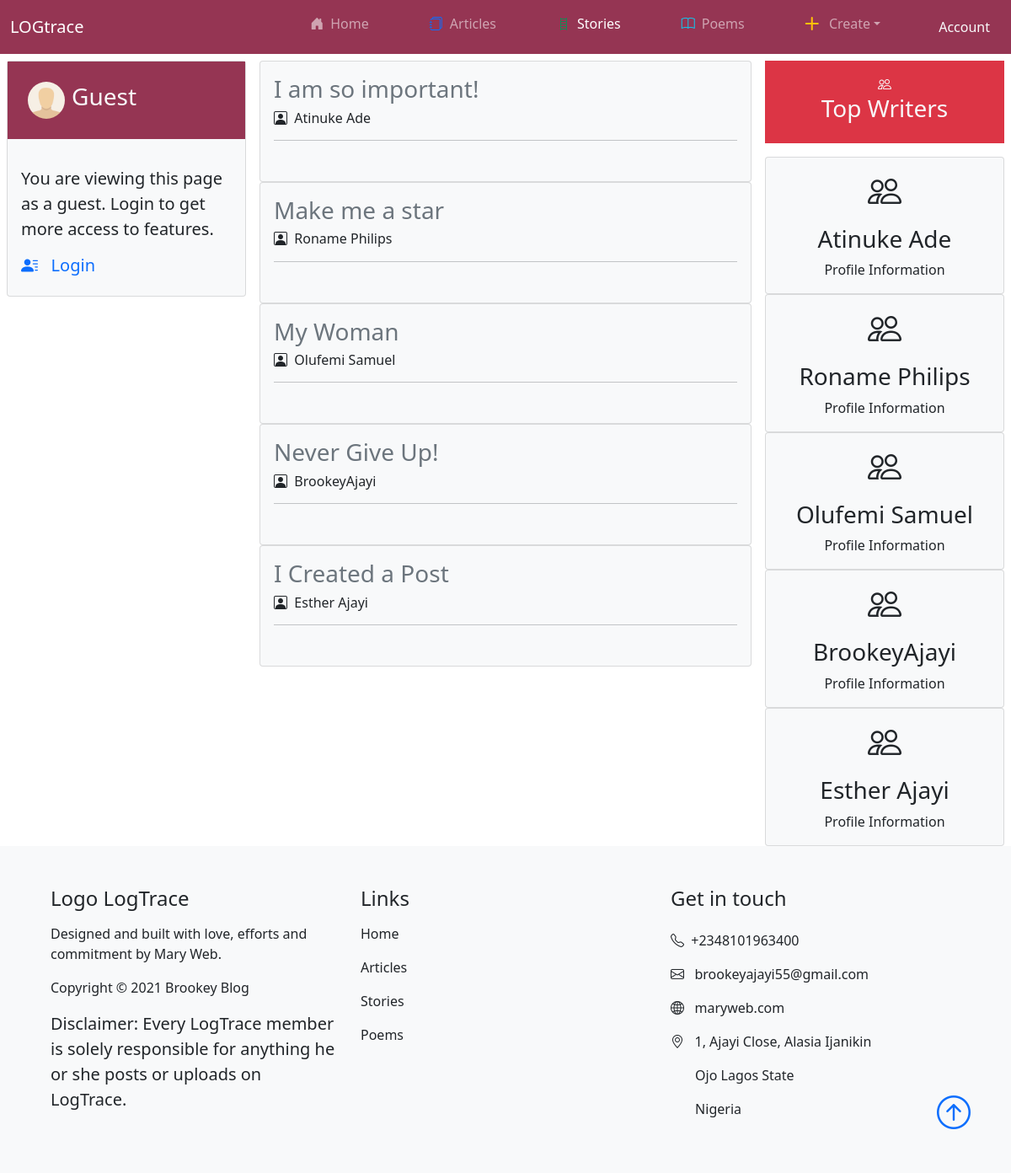
The page /stories.php on the database its author committed.
### tables this page shows
CREATE TABLE `blog` (
  `blog_id` int(10) UNSIGNED NOT NULL,
  `title` varchar(100) NOT NULL,
  `author` varchar(50) NOT NULL,
  `category` varchar(20) NOT NULL,
  `body` text NOT NULL,
  `created_by` int(11) NOT NULL,
  `img` varchar(400) DEFAULT NULL,
  `date_created` date NOT NULL,
  `time_created` time NOT NULL
);

### public/stories.php (the view, shortened to what this page needs)
<?php
include '../includes/db.php';
$fetch=$conn->prepare("SELECT * FROM blog WHERE category=2");
$fetch->execute();
$blogs=array();
while($row=$fetch->fetch(PDO::FETCH_BOTH)){
	$blogs[]=$row;
}
?>
<!DOCTYPE html>
<html lang="en" dir="ltr">
  <head>
    <link href="https://cdn.jsdelivr.net/npm/bootstrap@5.0.2/dist/css/bootstrap.min.css" rel="stylesheet">
    <link rel="stylesheet" href="https://cdn.jsdelivr.net/npm/bootstrap-icons@1.5.0/font/bootstrap-icons.css">
  </head>
  <body>
		<nav class="navbar navbar-expand-lg navbar-dark text-light fixed-top" style="background-color: #953553">
      <div class="container-fluid">
        <a class="navbar-brand" href="#">LOGtrace</a>
    <div class="collapse navbar-collapse" id="navbarSupportedContent">
      <ul class="navbar-nav px-4 ms-auto mb-3 mb-lg-2">
        <li class="nav-item px-4">
          <a class="nav-link" href="index.php"><i class="bi bi-house-door-fill px-2"></i>Home</a>
        </li>
        <li class="nav-item px-4">
          <a class="nav-link" href="articles.php"><i class="bi bi-journals px-2 text-primary"></i>Articles</a>
        </li>
        <li class="nav-item px-4">
          <a class="nav-link active" aria-current="page" href="stories.php"><i class="bi bi-ladder px-2 text-success"></i>Stories</a>
        </li>
        <li class="nav-item px-4">
          <a class="nav-link" href="poems.php"><i class="bi bi-book px-2 text-info"></i>Poems</a>
        </li>
        <li class="nav-item dropdown px-4">
          <a class="nav-link dropdown-toggle" href="#" id="navbarDropdown" role="button" data-bs-toggle="dropdown" aria-expanded="false">
          <i class="bi bi-plus-lg px-2 text-warning"></i>
          Create</a>
        </li>
      </ul>
			<li class="btn btn-white text-light btn-md gx-4" data-bs-toggle="modal" data-bs-target="#login">Account</li>
    </div>
  </div>
    </nav>
      <section class="ps-2 pe-2 mt-4 pt-5">
          <div class="row g-3">
						<div class="col-md-3">
              <?php
              if(isset($_SESSION['user_id'])){
                ?>
                <div class="card bg-light text-dark">
                  <div class="mb-3 p-3 d-flex text-light" style="background-color: #953553">
                    <img src="../images/dummy.jpg" width="60px" height="60px" class="rounded-circle p-2 justify-content-start" alt="">
                    <h3 id="user_name" class="align-self-center"><?= ucwords($_SESSION['name'])?></h3>
                  </div>
                  <div class="card-body">
                    <p class="lead card-text"><?php echo "Your Id is ".$_SESSION['user_id']?></p>
                    <h5><a href="profile.php?id=<?=$_SESSION['user_id']?>" class="text-decoration-none text_start"><i class="bi bi-person-lines-fill"></i>&nbsp;&nbsp; Profile</a></h5>
                  </div>
                </div>
                      <?php }else{ ?>
              <div class="card bg-light text-dark">
                <div class="mb-3 p-3 d-flex text-light" style="background-color: #953553">
                  <img src="../images/dummy.jpg" width="60px" height="60px" class="rounded-circle p-2 justify-content-start" alt="">
                  <h3 id="user_name" class="align-self-center">Guest</h3>
                </div>
                <div class="card-body">
                  <p class="lead card-text">You are viewing this page as a guest. Login to get more access to features.</p>
                  <h5><a href="login.php" class="text-decoration-none text_start"><i class="bi bi-person-lines-fill"></i>&nbsp;&nbsp; Login</a></h5>
                </div>
              </div>
                  <?php } ?>
            </div>
            <div class="col-md-6">
							<?php foreach($blogs as $value): ?>
              <div class="card bg-light text-dark">
                <div class="card-body mb-3">
                  <div class="h1">
										<h3><a href="view_blog.php?id=<?=$value['blog_id']?>" class="text-decoration-none text-secondary"><?=$value['title']?></a></h3>
                  </div class="card-title mb-3">
                  <h6><i class="bi bi-person-square"></i>&nbsp;&nbsp;<?=$value['author']?></h6>
                  <hr>
                </div>
              </div>
						<?php endforeach; ?>
					</div>
            <div class="col-md-3">
							<div class="text-center p-3 mb-3 bg-danger text-light">
								<i class="bi bi-people"></i>
								<h3>Top Writers</h3>
							</div>
						<?php foreach($blogs as $value): ?>
              <div class="card bg-light text-dark">
                <div class="card-body text-center">
                  <div class="h1 mb-3">
                    <i class="bi bi-people"></i>
                  </div class="card-title mb-3">
                  <h3><?=$value['author']?></h3>
                  <p class="card-text">Profile Information</p>
                </div>
              </div>
						<?php endforeach; ?>
          </div>
				</div>
      </section>
			<?php include "../includes/footer.php"; ?>
  </body>
</html>

### rows shown on the page
blog: title "I am so important!", author "Atinuke Ade"
blog: title "Make me a star", author "Roname Philips"
blog: title "My Woman", author "Olufemi Samuel"
blog: title "Never Give Up!", author "BrookeyAjayi"
blog: title "I Created a Post", author "Esther Ajayi"
